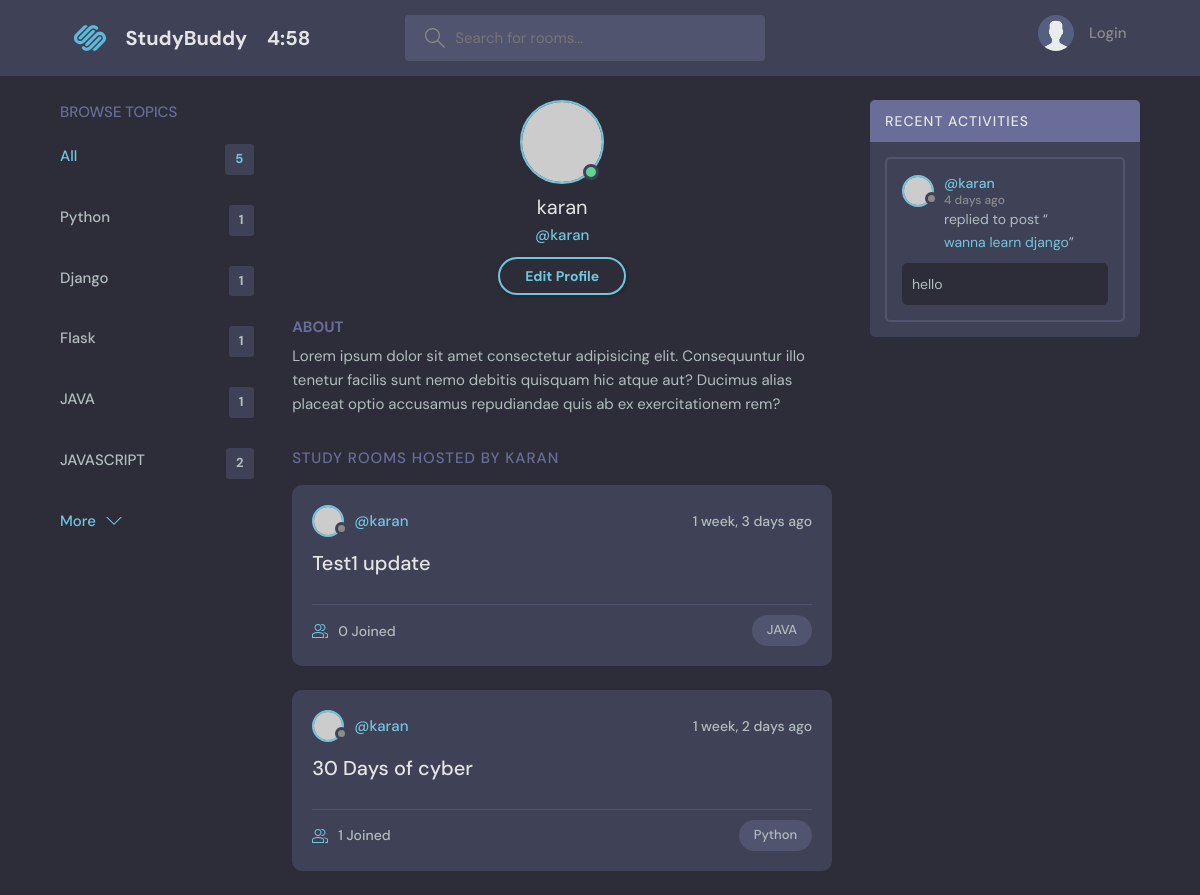
/profile/2, run on an earlier commit of the app's database.
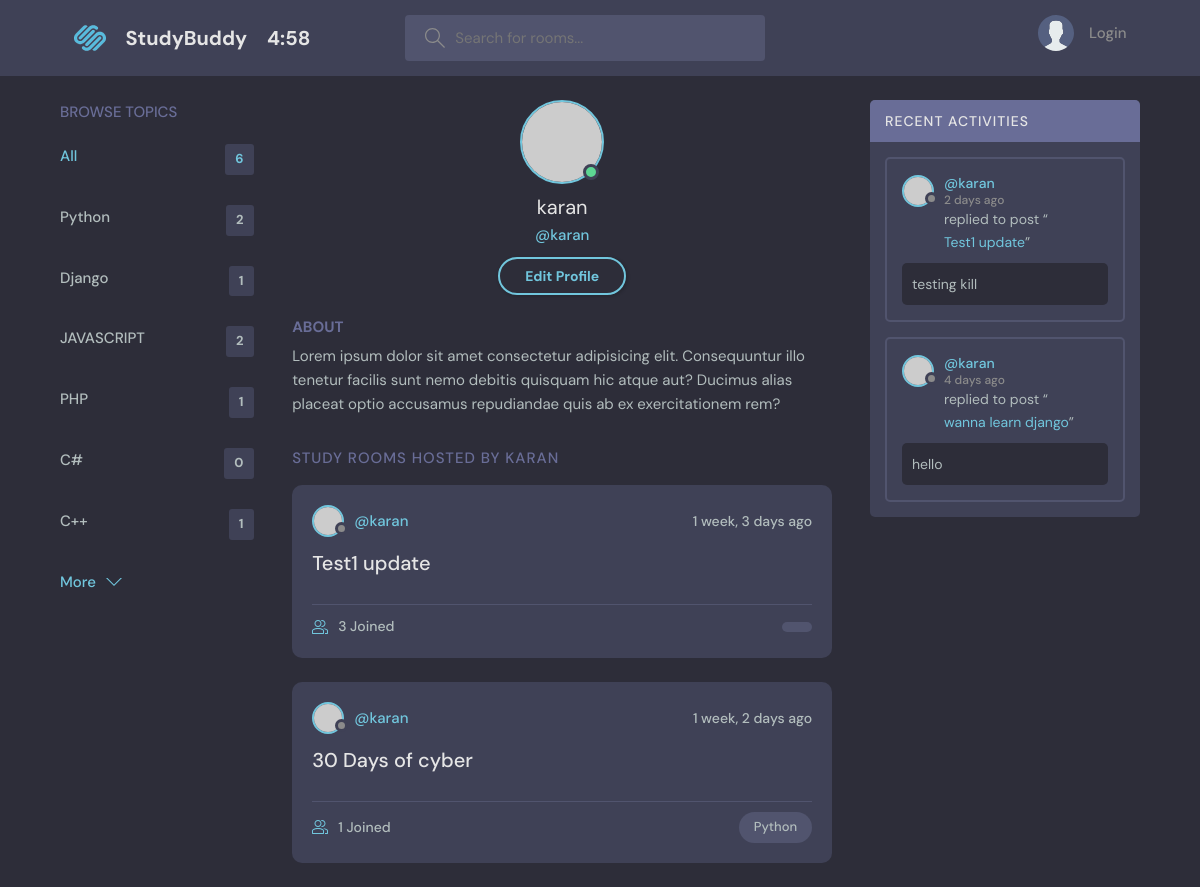
And on a later commit of the database.
### base/models.py (models this page shows, shortened)
class Topic(models.Model):
    name = models.CharField(max_length=300)

class Room(models.Model):
    host = models.ForeignKey(User, on_delete=models.SET_NULL, null=True)
    topic = models.ForeignKey(Topic, on_delete=models.SET_NULL, null=True)
    name = models.CharField(max_length=200)
    description = models.TextField(null=True, blank=True)   # description can be blank  & forms cant be blank
    participants = models.ManyToManyField( User, related_name='participants', blank=True )
    updated = models.DateTimeField(auto_now=True)       # save value updated every single time (auto_now)
    created = models.DateTimeField(auto_now_add=True)   # only take timstamp if we save multiple times value never change (auto_now_add)
    class Meta:
        ordering = ['-updated', '-created']
    def __str__(self):
        return self.name

class Message(models.Model):
    user = models.ForeignKey(User, on_delete=models.CASCADE)
    room = models.ForeignKey(Room, on_delete=models.CASCADE)
    body = models.TextField()
    updated = models.DateTimeField(auto_now=True)
    created = models.DateTimeField(auto_now_add=True)
    class Meta:
        ordering = ['-updated', '-created']

### base/views.py (the view)
# urls.py: path('profile/<str:pk>', views.userProfile, name='user-profile'),
def userProfile(request, pk):
    user = User.objects.get(id=pk)
    room_messages = user.message_set.all()
    topics = Topic.objects.all()
    rooms = user.room_set.all()
    context = {'user': user, 'rooms': rooms, 'room_messages': room_messages, 'topics': topics}
    return render(request, 'base/profile.html', context)

### base/templates/base/profile.html
{% extends 'main.html' %}
{% block content %}
<main class="profile-page layout layout--3">
    <div class="container">
        {% include 'base/topics.html' %}
        <div class="roomList">
            <div class="profile">
                <div class="profile__avatar">
                    <div class="avatar avatar--large active">
                        <img src="https://randomuser.me/api/portraits/men/11.jpg" />
                    </div>
                </div>
                <div class="profile__info">
                    <h3>{{user.username}}</h3>
                    <p>@{{user.username}}</p>
                    <a href="edit-user.html" class="btn btn--main btn--pill">Edit Profile</a>
                </div>
                <div class="profile__about">
                    <h3>About</h3>
                    <p>
                        Lorem ipsum dolor sit amet consectetur adipisicing elit. Consequuntur illo tenetur
                        facilis sunt nemo debitis quisquam hic atque aut? Ducimus alias placeat optio
                        accusamus repudiandae quis ab ex exercitationem rem?
                    </p>
                </div>
            </div>
            <div class="roomList__header">
                <div>
                    <h2>Study Rooms Hosted by {{user.username}}</a>
                    </h2>
                </div>
            </div>
            {% include 'base/feed.html' %}
        </div>
        {% include 'base/activity.html' %}
    </div>
</main>
{% endblock content %}

### templates/main.html (shortened to what this page needs)
<!DOCTYPE html>
{% load static %}
<html lang="en">
<head>
    <link rel="stylesheet" href="{% static 'styles/style.css' %}" />
</head>
<body>
    {% include "nav.html" %}
    {% block content %}
    {% endblock %}
</body>
</html>

### templates/nav.html (shortened to what this page needs)
{% load static %}
<header class="header header--loggedIn">
    <div class="container">
        <a href="{% url 'home' %}" class="header__logo">
            <img src="{% static 'img/logo.svg' %}" />
            <h1>StudyBuddy</h1>
            <h1>4:58</h1>
        </a>
        <form class="header__search" method="GET" action="{% url 'home' %}">
            <label>
                <input type="text" name="q" placeholder="Search for rooms..." />
            </label>
        </form>
        <nav class="header__menu">
            {% if request.user.is_authenticated %}
            <div class="header__user">
                <a href="profile.html">
                    <div class="avatar avatar--medium active">
                        <img src="https://randomuser.me/api/portraits/men/37.jpg" />
                    </div>
                    <p> {{request.user.username}} <span>@ {{request.user.username}}</span></p>
                </a>
                <button class="dropdown-button">
                    <svg version="1.1" xmlns="http://www.w3.org/2000/svg" width="32" height="32" viewBox="0 0 32 32">
                        <title>chevron-down</title>
                        <path d="M16 21l-13-13h-3l16 16 16-16h-3l-13 13z"></path>
                    </svg>
                </button>
            </div>
            {% else %}
            <a href="{% url 'login' %}">
                <img src="{% static 'img/avatar.svg' %}" />
                <p>Login</p>
            </a>
            {% endif %}
        </nav>
    </div>
</header>

### base/templates/base/topics.html
<div class="topics">
    <div class="topics__header">
        <h2>Browse Topics</h2>
    </div>
    <ul class="topics__list">
        <li>
            <a href="{% url 'home' %}" class="active"> All <span>{{topics.count}}</span></a>
        </li>
        {% for topic in topics %}
        <li>
            <a href="{% url 'home' %}?q={{topic.name}}">{{topic.name}}<span>{{topic.room_set.all.count}}</span></a>
        </li>
        {% endfor %}
    </ul>
    <a class="btn btn--link" href="{% url 'home' %}">
        More
        <svg version="1.1" xmlns="http://www.w3.org/2000/svg" width="32" height="32" viewBox="0 0 32 32">
            <title>chevron-down</title>
            <path d="M16 21l-13-13h-3l16 16 16-16h-3l-13 13z"></path>
        </svg>
    </a>
</div>

### base/templates/base/feed.html (shortened to what this page needs)
{% for room in rooms %}
<div class="roomListRoom">
    <div class="roomListRoom__header">
        <a href="{% url 'user-profile' room.host.id %}" class="roomListRoom__author">
            <div class="avatar avatar--small">
                <img src="https://randomuser.me/api/portraits/women/11.jpg" />
            </div>
            <span>@{{room.host.username}}</span>
        </a>
        <div class="roomListRoom__actions">
            <span>{{room.created | timesince}} ago</span>
        </div>
    </div>
    <div class="roomListRoom__content">
        <a href="{% url 'room' room.id %}">{{room.name}}</a>
    </div>
    <div class="roomListRoom__meta">
        <a href="{% url 'room' room.id %}" class="roomListRoom__joined">
            {{room.participants.all.count}} Joined
        </a>
        <p class="roomListRoom__topic">{{room.topic.name}}</p>
    </div>
</div>
{% endfor %}

### base/templates/base/activity.html (shortened to what this page needs)
<div class="activities">
    <div class="activities__header">
        <h2>Recent Activities</h2>
    </div>
    {% for message in room_messages %}
    <div class="activities__box">
        <div class="activities__boxHeader roomListRoom__header">
            <a href="{% url 'user-profile' message.user.id %}" class="roomListRoom__author">
                <div class="avatar avatar--small">
                    <img src="https://randomuser.me/api/portraits/women/11.jpg" />
                </div>
                <p>
                    @{{message.user}}
                    <span>{{message.created | timesince }} ago</span>
                </p>
            </a>
        </div>
        <div class="activities__boxContent">
            <p>replied to post “<a href="{% url 'room' message.room.id %}">{{message.room}}</a>”</p>
            <div class="activities__boxRoomContent">
                {{message.body}}
            </div>
        </div>
    </div>
    {% endfor %}
</div>

What changed in the data, as far as the page shows it:
removed Topic: name "Flask", room_set.all.count "1"
removed Topic: name "JAVA", room_set.all.count "1"
computed for Topic "Python": room_set.all.count "1" → "2"
added Topic: name "PHP", room_set.all.count "1"
added Topic: name "C#", room_set.all.count "0"
added Topic: name "C++", room_set.all.count "1"
changed Room "Test1 update": participants.all.count "0" → "3"; topic.name "JAVA" → (not shown)
added Message: user "karan", created "2 days", room "Test1 update", body "testing kill"
Also different on the page:
{{ topics.count }}: "5" → "6"
